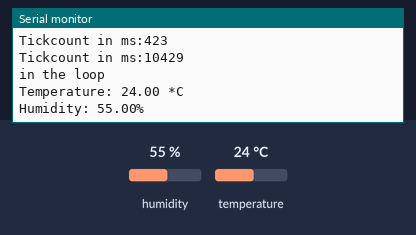
A sketch run on a simulated ESP32. On the bench: the last lines printed to the serial monitor. The inputs (shaded band) are chosen by the test bench; at power-on: humidity 55 %, temperature 24 °C.

Above: at 11.6 s.
11.7 s: humidity set to 22 %
At 14.2 s:
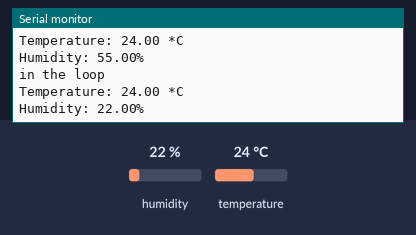
15.0 s: temperature set to 12 °C
At 17.8 s:
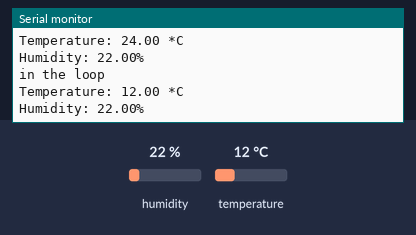
18.3 s: humidity set to 40 %
At 20.3 s:
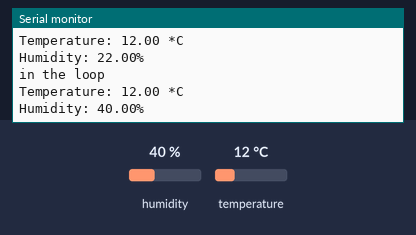
Timing chart, 0 to 21.8 s (numbered marks = the images above; inputs shaded):
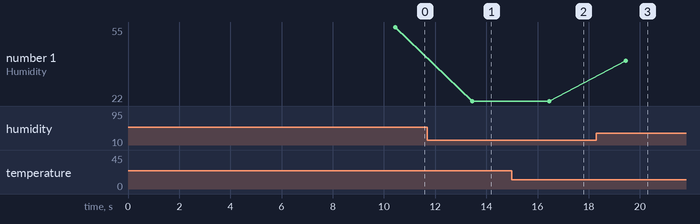

The sketch:

esp32.HT.DHT2211.task.181118.ino
```cpp
#include <Adafruit_Sensor.h>
#include <DHT.h>
#include <DHT_U.h>

#define DHTPIN         17       // Pin which is connected to the DHT sensor.

// Uncomment the type of sensor in use:
//#define DHTTYPE           DHT11     // DHT 11
#define DHTTYPE           DHT22     // DHT 22 (AM2302)
//#define DHTTYPE           DHT21     // DHT 21 (AM2301)

// See guide for details on sensor wiring and usage:
//   https://learn.adafruit.com/dht/overview

DHT_Unified dht(DHTPIN, DHTTYPE);

uint32_t delayMS;

void taskDHT22( void * parameter)
{
  const TickType_t xDelay = 3000 / portTICK_PERIOD_MS;
  // Get temperature event and print its value.
  while(true)
  {
  sensors_event_t event;
  dht.temperature().getEvent(&event);
  if (isnan(event.temperature)) {
    Serial.println("Error reading temperature!");
  }
  else {
    Serial.print("Temperature: ");
    Serial.print(event.temperature);
    Serial.println(" *C");
  }
  // Get humidity event and print its value.
  dht.humidity().getEvent(&event);
  if (isnan(event.relative_humidity)) {
    Serial.println("Error reading humidity!");
  }
  else {
    Serial.print("Humidity: ");
    Serial.print(event.relative_humidity);
    Serial.println("%");
  }
  vTaskDelay(xDelay);
  }
}

void setup() {
  Serial.begin(9600);
  // Initialize device.
  dht.begin();
  Serial.println("DHTxx Unified Sensor Example");
  // Print temperature sensor details.
  sensor_t sensor;
  dht.temperature().getSensor(&sensor);
  Serial.println("------------------------------------");
  Serial.println("Temperature");
  Serial.print  ("Sensor:       "); Serial.println(sensor.name);
  Serial.print  ("Driver Ver:   "); Serial.println(sensor.version);
  Serial.print  ("Unique ID:    "); Serial.println(sensor.sensor_id);
  Serial.print  ("Max Value:    "); Serial.print(sensor.max_value); Serial.println(" *C");
  Serial.print  ("Min Value:    "); Serial.print(sensor.min_value); Serial.println(" *C");
  Serial.print  ("Resolution:   "); Serial.print(sensor.resolution); Serial.println(" *C");
  Serial.println("------------------------------------");
  // Print humidity sensor details.
  dht.humidity().getSensor(&sensor);
  Serial.println("------------------------------------");
  Serial.println("Humidity");
  Serial.print  ("Sensor:       "); Serial.println(sensor.name);
  Serial.print  ("Driver Ver:   "); Serial.println(sensor.version);
  Serial.print  ("Unique ID:    "); Serial.println(sensor.sensor_id);
  Serial.print  ("Max Value:    "); Serial.print(sensor.max_value); Serial.println("%");
  Serial.print  ("Min Value:    "); Serial.print(sensor.min_value); Serial.println("%");
  Serial.print  ("Resolution:   "); Serial.print(sensor.resolution); Serial.println("%");
  Serial.println("------------------------------------");

Serial.print("Tickcount in ms:"); Serial.println(xTaskGetTickCount());
delay(10000);
Serial.print("Tickcount in ms:"); Serial.println(xTaskGetTickCount());

  // Set delay between sensor readings based on sensor details.
     xTaskCreate(
                    taskDHT22,          /* Task function. */
                    "taskDHT22",        /* String with name of task. */
                    10000,            /* Stack size in words. */
                    NULL,             /* Parameter passed as input of the task */
                    1,                /* Priority of the task. */
                    NULL);            /* Task handle. */


}

void loop() {
  Serial.println("in the loop");
  delay(3000);

}
```

Measured:
- after the input at 11.7 s, the serial monitor: prints a new line after 1.7 s (image 1)
- after the input at 15.0 s, the serial monitor: prints a new line after 1.4 s (image 2)
- after the input at 18.3 s, the serial monitor: prints a new line after 1.2 s (image 3)
- plotted number 1: 55 → 22 after the input at 11.7 s, 22 → 40 after the input at 18.3 s
